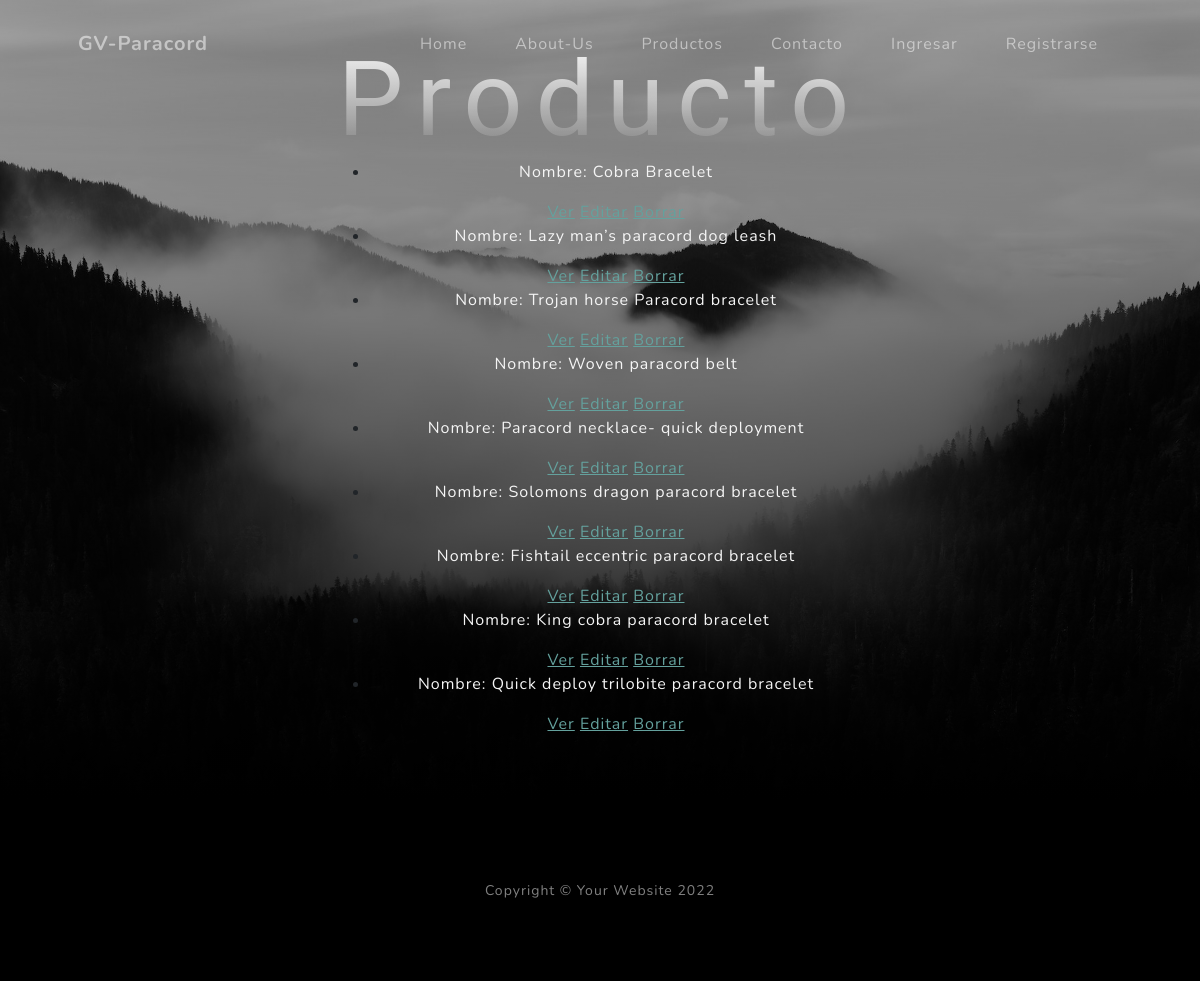
Page /producto/list on the committed database.
### AppECP/models.py (models this page shows, shortened)
class Producto(models.Model):
	nombre = models.CharField(max_length=250, verbose_name='Nombre')
	encabezado = models.TextField(verbose_name='Encabezado')
	contenido = models.TextField(verbose_name='Contenido')
	image = models.ImageField(default='users/cobra.png',upload_to='producto/', null=True, blank=True, verbose_name='Imagen')
	precio = models.FloatField()
	creacion = models.DateField(verbose_name='Fecha de creación')
	category = models.ForeignKey(Categorias, on_delete=models.CASCADE, related_name='get_posts', verbose_name='Categoría')
	fabricante = models.ForeignKey(User, on_delete=models.CASCADE, related_name='get_posts', verbose_name='Fabricante')
	class Meta:
		verbose_name = 'Producto'
		verbose_name_plural = 'Productos'
		ordering = ['-creacion']

### AppECP/views.py (the view)
# urls.py: path('producto/list', views.ProductoListView.as_view(), name='List'),
class ProductoListView(ListView):
    model = Producto
    template_name = "AppECP/producto_list.html"

### AppECP/templates/AppECP/producto_list.html (shortened to what this page needs)
<!DOCTYPE html>
<html lang="en">
    <head>
        {% load static %}
        <link href="{% static 'css/styles.css'%}" rel="stylesheet" />
    </head>
    <body id="page-top">
        <nav class="navbar navbar-expand-lg navbar-light fixed-top" id="mainNav">
            <div class="container px-4 px-lg-5">
                <a class="navbar-brand" href="#page-top">GV-Paracord</a>
                <div class="collapse navbar-collapse" id="navbarResponsive">
                    <ul class="navbar-nav ms-auto">
                        <li class="nav-item"><a class="nav-link" href={% url 'home' %}>Home</a></li>
                        <li class="nav-item"><a class="nav-link" href={% url 'aboutus' %}>About-Us</a></li>
                        <li class="nav-item"><a class="nav-link" href={% url 'products' %}>Productos</a></li>
                        <li class="nav-item"><a class="nav-link" href={% url 'contacto' %}>Contacto</a></li>
                        {% if request.user.is_authenticated %}
                        <li class="nav-item dropdown">
                            <a class="nav-link dropdown-toggle" href="#" role="button" data-bs-toggle="dropdown" aria-expanded="false">
                                {{ user.username}}
                            </a>
                            <ul class="dropdown-menu">
                                {% if user.is_superuser %}
                              <li><a class="dropdown-item" href="{% url 'List' %}">Listar Productos</a></li>
                              {% endif %}
                              <li><a class="dropdown-item" href="{% url 'New' %}">Agregar Productos</a></li>
                              <li><a class="dropdown-item" href={% url 'perfil' %}>Perfil</a></li>
                              <li><a class="dropdown-item" href={% url 'logout' %}>Cerrar Sesion</a></li>
                            </ul>
                          </li>
                        {% else %}
                        <li class="nav-item"><a class="nav-link" href={% url 'login' %}>Ingresar</a></li>
                        <li class="nav-item"><a class="nav-link" href={% url 'register' %}>Registrarse</a></li>
                        {% endif %}
                    </ul>
                </div>
            </div>
        </nav>
        <header class="masthead">
            <div class="container px-4 px-lg-5 d-flex h-100 align-items-center justify-content-center">
                <div class="d-flex justify-content-center">
                    <div class="text-center">
                        <form enctype="multipart/form-data" method="post">{% csrf_token %}
                            <h1> Producto</h1>
                            <ul>
                            {% for producto in object_list %}
                                <li>
                                    <p style="color: whitesmoke;">Nombre: {{producto.nombre}}</p>
                                    <a href="{% url 'Detail' producto.id %}"> Ver</a>
                                    <a href="{% url 'Edit' producto.id %}"> Editar</a>
                                    <a href="{% url 'Delete' producto.id %}"> Borrar</a>
                                </li>
                             {% endfor %}
                            </ul>
                        </form>
                    </div>
                </div>
            </div>
        </header>
        <footer class="footer bg-black small text-center text-white-50"><div class="container px-4 px-lg-5">Copyright &copy; Your Website 2022</div></footer>
    </body>
</html>

### rows in the picture
Producto: nombre "Cobra Bracelet"
Producto: nombre "Lazy man’s paracord dog leash"
Producto: nombre "Trojan horse Paracord bracelet"
Producto: nombre "Woven paracord belt"
Producto: nombre "Paracord necklace- quick deployment"
Producto: nombre "Solomons dragon paracord bracelet"
Producto: nombre "Fishtail eccentric paracord bracelet"
Producto: nombre "King cobra paracord bracelet"
Producto: nombre "Quick deploy trilobite paracord bracelet"
